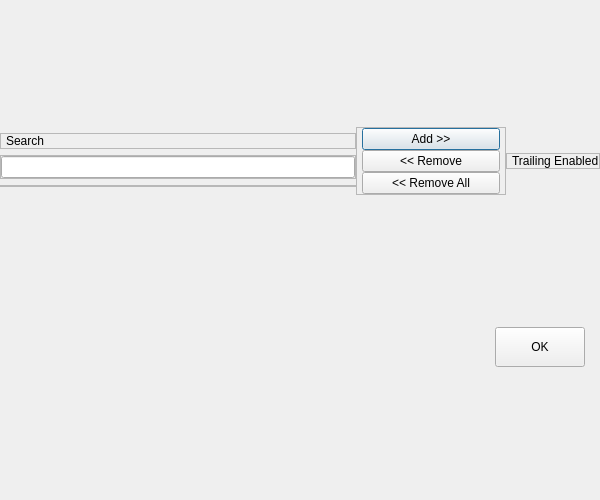
<?xml version="1.0" encoding="UTF-8"?>
<!--
 Generated by Qt.

 Copyright (C) Sapura Secured Technologies, 2017. All Rights Reserved.

 @file
 @version $Id: GisTrailingSelector.ui 1079 2017-09-14 01:20:01Z zafirah $
-->
<ui version="4.0">
 <class>GisTrailingSelector</class>
 <widget class="QDialog" name="GisTrailingSelector">
  <property name="geometry">
   <rect>
    <x>0</x>
    <y>0</y>
    <width>600</width>
    <height>500</height>
   </rect>
  </property>
  <property name="windowTitle">
   <string>GIS Trailing Selector</string>
  </property>
  <layout class="QGridLayout" name="gridLayout">
   <property name="leftMargin">
    <number>0</number>
   </property>
   <property name="topMargin">
    <number>0</number>
   </property>
   <property name="rightMargin">
    <number>0</number>
   </property>
   <property name="bottomMargin">
    <number>0</number>
   </property>
   <property name="spacing">
    <number>0</number>
   </property>
   <item row="0" column="0">
    <layout class="QHBoxLayout" name="horizontalLayout1">
     <property name="spacing">
      <number>0</number>
     </property>
     <property name="bottomMargin">
      <number>0</number>
     </property>
     <item>
      <layout class="QVBoxLayout" name="rscLayout">
       <property name="spacing">
        <number>0</number>
       </property>
       <property name="leftMargin">
        <number>0</number>
       </property>
       <property name="rightMargin">
        <number>0</number>
       </property>
       <item>
        <widget class="QFrame" name="searchFrame">
         <property name="sizePolicy">
          <sizepolicy hsizetype="Preferred" vsizetype="Fixed">
           <horstretch>0</horstretch>
           <verstretch>0</verstretch>
          </sizepolicy>
         </property>
         <property name="minimumSize">
          <size>
           <width>0</width>
           <height>0</height>
          </size>
         </property>
         <property name="maximumSize">
          <size>
           <width>16777215</width>
           <height>16777215</height>
          </size>
         </property>
         <property name="frameShape">
          <enum>QFrame::StyledPanel</enum>
         </property>
         <property name="frameShadow">
          <enum>QFrame::Raised</enum>
         </property>
         <layout class="QVBoxLayout" name="verticalLayout1">
          <property name="spacing">
           <number>0</number>
          </property>
          <property name="leftMargin">
           <number>5</number>
          </property>
          <property name="topMargin">
           <number>0</number>
          </property>
          <property name="rightMargin">
           <number>0</number>
          </property>
          <property name="bottomMargin">
           <number>0</number>
          </property>
          <item>
           <widget class="QLabel" name="searchLabel">
            <property name="text">
             <string>Search</string>
            </property>
           </widget>
          </item>
         </layout>
        </widget>
       </item>
       <item>
        <widget class="QFrame" name="fieldFrame">
         <property name="sizePolicy">
          <sizepolicy hsizetype="Preferred" vsizetype="Fixed">
           <horstretch>0</horstretch>
           <verstretch>0</verstretch>
          </sizepolicy>
         </property>
         <property name="frameShape">
          <enum>QFrame::StyledPanel</enum>
         </property>
         <property name="frameShadow">
          <enum>QFrame::Raised</enum>
         </property>
         <layout class="QHBoxLayout" name="horizontalLayout2">
          <property name="spacing">
           <number>0</number>
          </property>
          <property name="leftMargin">
           <number>0</number>
          </property>
          <property name="topMargin">
           <number>0</number>
          </property>
          <property name="rightMargin">
           <number>0</number>
          </property>
          <property name="bottomMargin">
           <number>0</number>
          </property>
          <item>
           <widget class="QLineEdit" name="searchEdit">
           </widget>
          </item>
         </layout>
        </widget>
       </item>
       <item>
        <widget class="QFrame" name="rscFrame">
         <property name="sizePolicy">
          <sizepolicy hsizetype="Preferred" vsizetype="Fixed">
           <horstretch>0</horstretch>
           <verstretch>0</verstretch>
          </sizepolicy>
         </property>
         <property name="frameShape">
          <enum>QFrame::StyledPanel</enum>
         </property>
         <property name="frameShadow">
          <enum>QFrame::Raised</enum>
         </property>
         <layout class="QVBoxLayout" name="verticalLayout2">
          <property name="spacing">
           <number>0</number>
          </property>
          <property name="leftMargin">
           <number>5</number>
          </property>
          <property name="topMargin">
           <number>0</number>
          </property>
          <property name="rightMargin">
           <number>0</number>
          </property>
          <property name="bottomMargin">
           <number>0</number>
          </property>
         </layout>
        </widget>
       </item>
      </layout>
     </item>
     <item>
      <widget class="QFrame" name="middleFrame">
       <property name="minimumSize">
        <size>
         <width>150</width>
         <height>0</height>
        </size>
       </property>
       <property name="frameShape">
        <enum>QFrame::StyledPanel</enum>
       </property>
       <property name="frameShadow">
        <enum>QFrame::Plain</enum>
       </property>
       <layout class="QVBoxLayout" name="verticalLayout3">
        <property name="spacing">
         <number>0</number>
        </property>
        <property name="leftMargin">
         <number>5</number>
        </property>
        <property name="topMargin">
         <number>0</number>
        </property>
        <property name="rightMargin">
         <number>5</number>
        </property>
        <property name="bottomMargin">
         <number>0</number>
        </property>
        <item>
         <widget class="QPushButton" name="addButton">
          <property name="sizePolicy">
           <sizepolicy hsizetype="Minimum" vsizetype="Maximum">
            <horstretch>0</horstretch>
            <verstretch>0</verstretch>
           </sizepolicy>
          </property>
          <property name="minimumSize">
           <size>
            <width>0</width>
            <height>0</height>
           </size>
          </property>
          <property name="maximumSize">
           <size>
            <width>16777215</width>
            <height>70</height>
           </size>
          </property>
          <property name="text">
           <string>Add &gt;&gt;</string>
          </property>
         </widget>
        </item>
        <item>
         <widget class="QPushButton" name="removeButton">
          <property name="maximumSize">
           <size>
            <width>16777215</width>
            <height>70</height>
           </size>
          </property>
          <property name="text">
           <string>&lt;&lt; Remove</string>
          </property>
         </widget>
        </item>
        <item>
         <widget class="QPushButton" name="removeAllButton">
          <property name="maximumSize">
           <size>
            <width>16777215</width>
            <height>70</height>
           </size>
          </property>
          <property name="text">
           <string>&lt;&lt; Remove All</string>
          </property>
         </widget>
        </item>
       </layout>
      </widget>
     </item>
     <item>
      <layout class="QVBoxLayout" name="trlLayout">
       <property name="spacing">
        <number>0</number>
       </property>
       <property name="leftMargin">
        <number>0</number>
       </property>
       <property name="rightMargin">
        <number>0</number>
       </property>
       <item>
        <widget class="QFrame" name="trlFrame">
         <property name="sizePolicy">
          <sizepolicy hsizetype="Preferred" vsizetype="Fixed">
           <horstretch>0</horstretch>
           <verstretch>0</verstretch>
          </sizepolicy>
         </property>
         <property name="frameShape">
          <enum>QFrame::StyledPanel</enum>
         </property>
         <property name="frameShadow">
          <enum>QFrame::Raised</enum>
         </property>
         <layout class="QVBoxLayout" name="verticalLayout">
          <property name="spacing">
           <number>0</number>
          </property>
          <property name="leftMargin">
           <number>5</number>
          </property>
          <property name="topMargin">
           <number>0</number>
          </property>
          <property name="rightMargin">
           <number>0</number>
          </property>
          <property name="bottomMargin">
           <number>0</number>
          </property>
          <item>
           <widget class="QLabel" name="trlLabel">
            <property name="text">
             <string>Trailing Enabled</string>
            </property>
           </widget>
          </item>
         </layout>
        </widget>
       </item>
      </layout>
     </item>
    </layout>
   </item>
   <item row="1" column="0">
    <layout class="QHBoxLayout" name="bottomLayout">
     <property name="spacing">
      <number>0</number>
     </property>
     <property name="topMargin">
      <number>5</number>
     </property>
     <property name="rightMargin">
      <number>5</number>
     </property>
     <property name="bottomMargin">
      <number>5</number>
     </property>
     <item>
      <spacer name="horizontalSpacer">
       <property name="orientation">
        <enum>Qt::Horizontal</enum>
       </property>
       <property name="sizeHint" stdset="0">
        <size>
         <width>40</width>
         <height>20</height>
        </size>
       </property>
      </spacer>
     </item>
     <item>
      <widget class="QPushButton" name="okButton">
       <property name="minimumSize">
        <size>
         <width>90</width>
         <height>40</height>
        </size>
       </property>
       <property name="text">
        <string>OK</string>
       </property>
      </widget>
     </item>
     <item>
      <spacer name="horizontalSpacer2">
       <property name="orientation">
        <enum>Qt::Horizontal</enum>
       </property>
       <property name="sizeType">
        <enum>QSizePolicy::Fixed</enum>
       </property>
       <property name="sizeHint" stdset="0">
        <size>
         <width>10</width>
         <height>0</height>
        </size>
       </property>
      </spacer>
     </item>
    </layout>
   </item>
  </layout>
 </widget>
 <resources>
  <include location="Resources.qrc"/>
 </resources>
 <connections/>
</ui>
